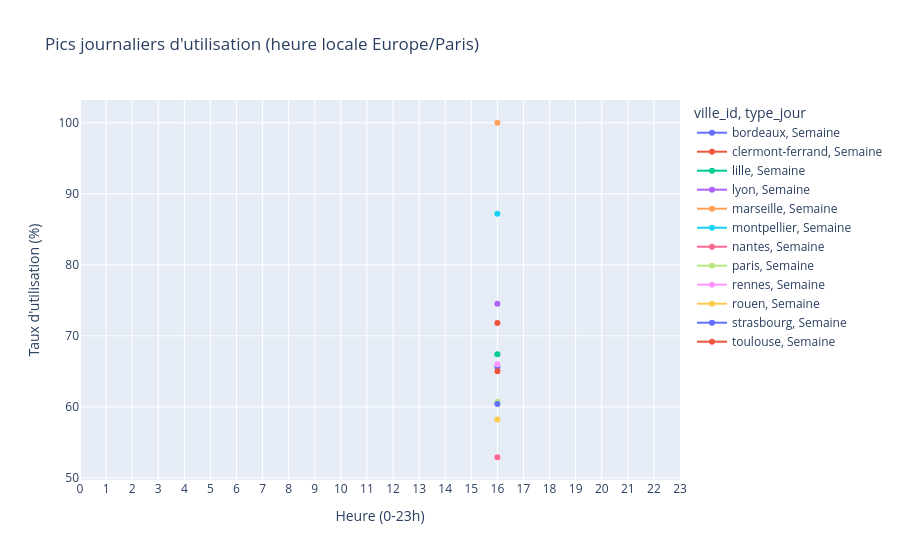

Notebook code for this chart:
### Markdown cell above
## Question 3 : Quels sont les pics d’utilisation journaliers du réseau (et évolution mensuelle) ?

### Code cell
if USE_CLICKHOUSE:
    peaks = wh.query_df('''
        SELECT
            ville_id,
            heure_locale,
            if(type_jour = 'weekend', 'Week-end', 'Semaine') AS type_jour,
            round(taux_utilisation_moyen * 100, 1) AS taux_utilisation_pct,
            round(pct_stations_vides * 100, 1) AS pct_stations_vides,
            round(pct_stations_pleines * 100, 1) AS pct_stations_pleines,
            nb_releves
        FROM urbanhub.v_velo_pics_horaires
        ORDER BY ville_id, type_jour, heure_locale
    ''')
    monthly = wh.query_df('''
        SELECT
            ville_id,
            formatDateTime(mois_utc, '%Y-%m') AS mois,
            round(taux_utilisation_moyen * 100, 1) AS taux_utilisation_pct,
            round(pct_stations_critiques * 100, 1) AS pct_critiques,
            nb_releves
        FROM urbanhub.v_velo_tendance_mensuelle
        ORDER BY mois, ville_id
    ''')
else:
    peaks = daily_usage_peaks(df_local, tz='Europe/Paris')
    monthly = pd.DataFrame()

fig3 = px.line(
    peaks,
    x='heure_locale',
    y='taux_utilisation_pct',
    color='ville_id',
    line_dash='type_jour',
    markers=True,
    title="Pics journaliers d'utilisation (heure locale Europe/Paris)",
    labels={'heure_locale': 'Heure (0-23h)', 'taux_utilisation_pct': "Taux d'utilisation (%)"},
)
fig3.update_xaxes(dtick=1, range=[0, 23])
fig3.show()

if not monthly.empty and monthly['mois'].nunique() > 1:
    fig3b = px.line(
        monthly,
        x='mois',
        y='taux_utilisation_pct',
        color='ville_id',
        markers=True,
        title="Évolution mensuelle du taux d'utilisation (historique ClickHouse)",
    )
    fig3b.show()

peaks.sort_values('taux_utilisation_pct', ascending=False).head(15)

### Figure 1 — Plotly figure (JSON) as saved in the notebook; plotly's stock layout.template omitted (floating-point values rounded to 4 significant figures)
{"data": [{"hovertemplate": "ville_id=bordeaux<br>type_jour=Semaine<br>Heure (0-23h)=%{x}<br>Taux d'utilisation (%)=%{y}<extra></extra>", "legendgroup": "bordeaux, Semaine", "line": {"color": "#636efa", "dash": "solid"}, "marker": {"symbol": "circle"}, "mode": "lines+markers", "name": "bordeaux, Semaine", "orientation": "v", "showlegend": true, "type": "scatter", "x": [16], "xaxis": "x", "y": [65.6], "yaxis": "y"}, {"hovertemplate": "ville_id=clermont-ferrand<br>type_jour=Semaine<br>Heure (0-23h)=%{x}<br>Taux d'utilisation (%)=%{y}<extra></extra>", "legendgroup": "clermont-ferrand, Semaine", "line": {"color": "#EF553B", "dash": "solid"}, "marker": {"symbol": "circle"}, "mode": "lines+markers", "name": "clermont-ferrand, Semaine", "orientation": "v", "showlegend": true, "type": "scatter", "x": [16], "xaxis": "x", "y": [71.8], "yaxis": "y"}, {"hovertemplate": "ville_id=lille<br>type_jour=Semaine<br>Heure (0-23h)=%{x}<br>Taux d'utilisation (%)=%{y}<extra></extra>", "legendgroup": "lille, Semaine", "line": {"color": "#00cc96", "dash": "solid"}, "marker": {"symbol": "circle"}, "mode": "lines+markers", "name": "lille, Semaine", "orientation": "v", "showlegend": true, "type": "scatter", "x": [16], "xaxis": "x", "y": [67.4], "yaxis": "y"}, {"hovertemplate": "ville_id=lyon<br>type_jour=Semaine<br>Heure (0-23h)=%{x}<br>Taux d'utilisation (%)=%{y}<extra></extra>", "legendgroup": "lyon, Semaine", "line": {"color": "#ab63fa", "dash": "solid"}, "marker": {"symbol": "circle"}, "mode": "lines+markers", "name": "lyon, Semaine", "orientation": "v", "showlegend": true, "type": "scatter", "x": [16], "xaxis": "x", "y": [74.5], "yaxis": "y"}, {"hovertemplate": "ville_id=marseille<br>type_jour=Semaine<br>Heure (0-23h)=%{x}<br>Taux d'utilisation (%)=%{y}<extra></extra>", "legendgroup": "marseille, Semaine", "line": {"color": "#FFA15A", "dash": "solid"}, "marker": {"symbol": "circle"}, "mode": "lines+markers", "name": "marseille, Semaine", "orientation": "v", "showlegend": true, "type": "scatter", "x": [16], "xaxis": "x", "y": [100.0], "yaxis": "y"}, {"hovertemplate": "ville_id=montpellier<br>type_jour=Semaine<br>Heure (0-23h)=%{x}<br>Taux d'utilisation (%)=%{y}<extra></extra>", "legendgroup": "montpellier, Semaine", "line": {"color": "#19d3f3", "dash": "solid"}, "marker": {"symbol": "circle"}, "mode": "lines+markers", "name": "montpellier, Semaine", "orientation": "v", "showlegend": true, "type": "scatter", "x": [16], "xaxis": "x", "y": [87.2], "yaxis": "y"}, {"hovertemplate": "ville_id=nantes<br>type_jour=Semaine<br>Heure (0-23h)=%{x}<br>Taux d'utilisation (%)=%{y}<extra></extra>", "legendgroup": "nantes, Semaine", "line": {"color": "#FF6692", "dash": "solid"}, "marker": {"symbol": "circle"}, "mode": "lines+markers", "name": "nantes, Semaine", "orientation": "v", "showlegend": true, "type": "scatter", "x": [16], "xaxis": "x", "y": [52.9], "yaxis": "y"}, {"hovertemplate": "ville_id=paris<br>type_jour=Semaine<br>Heure (0-23h)=%{x}<br>Taux d'utilisation (%)=%{y}<extra></extra>", "legendgroup": "paris, Semaine", "line": {"color": "#B6E880", "dash": "solid"}, "marker": {"symbol": "circle"}, "mode": "lines+markers", "name": "paris, Semaine", "orientation": "v", "showlegend": true, "type": "scatter", "x": [16], "xaxis": "x", "y": [60.7], "yaxis": "y"}, {"hovertemplate": "ville_id=rennes<br>type_jour=Semaine<br>Heure (0-23h)=%{x}<br>Taux d'utilisation (%)=%{y}<extra></extra>", "legendgroup": "rennes, Semaine", "line": {"color": "#FF97FF", "dash": "solid"}, "marker": {"symbol": "circle"}, "mode": "lines+markers", "name": "rennes, Semaine", "orientation": "v", "showlegend": true, "type": "scatter", "x": [16], "xaxis": "x", "y": [66.0], "yaxis": "y"}, {"hovertemplate": "ville_id=rouen<br>type_jour=Semaine<br>Heure (0-23h)=%{x}<br>Taux d'utilisation (%)=%{y}<extra></extra>", "legendgroup": "rouen, Semaine", "line": {"color": "#FECB52", "dash": "solid"}, "marker": {"symbol": "circle"}, "mode": "lines+markers", "name": "rouen, Semaine", "orientation": "v", "showlegend": true, "type": "scatter", "x": [16], "xaxis": "x", "y": [58.2], "yaxis": "y"}, {"hovertemplate": "ville_id=strasbourg<br>type_jour=Semaine<br>Heure (0-23h)=%{x}<br>Taux d'utilisation (%)=%{y}<extra></extra>", "legendgroup": "strasbourg, Semaine", "line": {"color": "#636efa", "dash": "solid"}, "marker": {"symbol": "circle"}, "mode": "lines+markers", "name": "strasbourg, Semaine", "orientation": "v", "showlegend": true, "type": "scatter", "x": [16], "xaxis": "x", "y": [60.4], "yaxis": "y"}, {"hovertemplate": "ville_id=toulouse<br>type_jour=Semaine<br>Heure (0-23h)=%{x}<br>Taux d'utilisation (%)=%{y}<extra></extra>", "legendgroup": "toulouse, Semaine", "line": {"color": "#EF553B", "dash": "solid"}, "marker": {"symbol": "circle"}, "mode": "lines+markers", "name": "toulouse, Semaine", "orientation": "v", "showlegend": true, "type": "scatter", "x": [16], "xaxis": "x", "y": [65.0], "yaxis": "y"}], "layout": {"legend": {"title": {"text": "ville_id, type_jour"}, "tracegroupgap": 0}, "title": {"text": "Pics journaliers d'utilisation (heure locale Europe/Paris)"}, "xaxis": {"anchor": "y", "domain": [0, 1], "dtick": 1, "range": [0, 23], "title": {"text": "Heure (0-23h)"}}, "yaxis": {"anchor": "x", "domain": [0, 1], "title": {"text": "Taux d'utilisation (%)"}}}}
